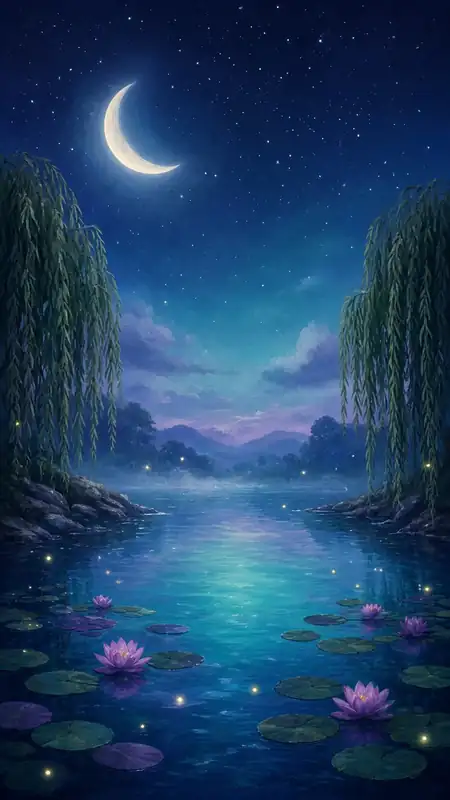
#> input picture art/bg_lagoon.webp, 450 x 800 px; its folder holds only this picture in this run
$ python -i build_art.py   (imports and definitions only)
#> lines starting #> are read from the running program, lines starting #| are printed output that depends on the picture
import sys;sys.path.insert(0,'/workspace/taco-game/art/_tools')
from keylib import load,key,items,fit
from PIL import Image,ImageDraw,ImageFilter,ImageFont,ImageEnhance
import os
G='/workspace/helene-vol2/gen/';O='/workspace/helene-vol2/game/'
import numpy as np
from scipy import ndimage as ndi
def floodkey(img,hard=110):
    a=np.asarray(img).astype(np.float32);kc=np.median(np.concatenate([a[:4].reshape(-1,3),a[-4:].reshape(-1,3)]),axis=0)
    d=np.sqrt(((a-kc)**2).sum(-1));bg=d<hard;lab,n=ndi.label(bg)
    edge=set(np.unique(np.concatenate([lab[0],lab[-1],lab[:,0],lab[:,-1]])))-{0}
    bgc=np.isin(lab,list(edge));bgc=ndi.binary_dilation(bgc,iterations=1)
    solid=~bgc;dark=a.sum(-1)<200;solid=ndi.binary_fill_holes(solid|ndi.binary_closing(dark,iterations=2));bgc=~solid
    al=np.where(bgc,0,255).astype(np.float32);al=ndi.gaussian_filter(al,0.7)
    out=a.copy();band=ndi.binary_dilation(bgc,iterations=3)&~bgc
    lim=np.maximum(out[...,0],out[...,2]);g=out[...,1];m=band&(g>lim+10);g[m]=lim[m]+10
    return Image.fromarray(np.dstack([out.clip(0,255),al]).astype(np.uint8),'RGBA')
def sq(im,S):
    # center a keyed sprite in an SxS cell (pad 6%)
    w,h=im.size;s=(S*0.9)/max(w,h);im=im.resize((max(1,round(w*s)),max(1,round(h*s))),Image.LANCZOS)
    c=Image.new('RGBA',(S,S));c.paste(im,((S-im.size[0])//2,(S-im.size[1])//2),im);return c
# gems atlas: 8 x 112px
# [1 line that did not run here, left out]
S=112;atl=Image.new('RGBA',(S*8,S))
#> atl: PIL image 896x112 RGBA; every value is 0
#> `f=p.crop((300,200,720,620)).resize((160,160),Image.LANCZOS).convert('R..`: m: PIL image 160x160 L; every value is 0
# [13 lines not run here, left out]

>>> import cv2
>>> picture = cv2.imread('../art/bg_lagoon.webp', cv2.IMREAD_GRAYSCALE)
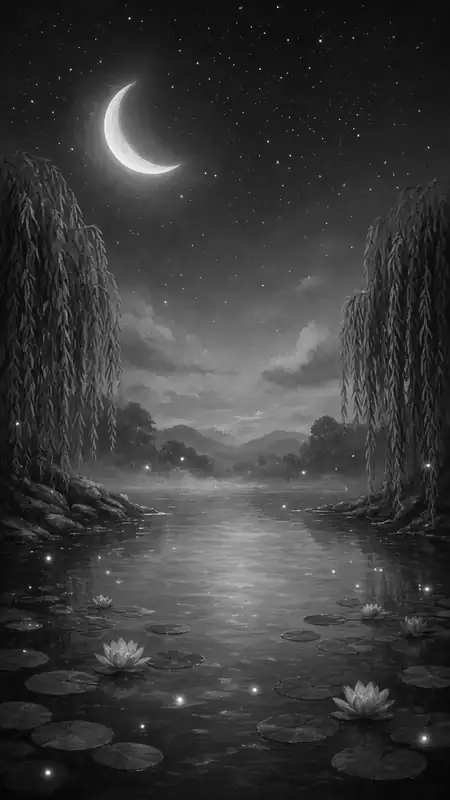
#> picture: shape (800, 450); min 0, max 255, mean 59
>>> result = floodkey(picture)
#> in floodkey, `kc = np.median(np.concatenate([a[:4].reshape(-1, 3), a[-4:].reshape(-1`: kc = [16, 16, 16]
#> (the run stopped early here; a loop or call above may not have finished)

$ run again, on art/bg_orchard.webp
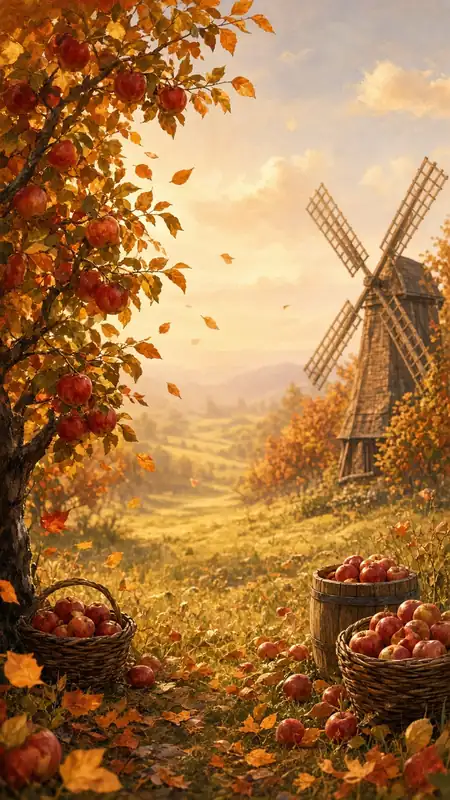
#> input picture art/bg_orchard.webp, 450 x 800 px
#> atl: PIL image 896x112 RGBA; every value is 0
#> m: PIL image 160x160 L; every value is 0
#> `picture = cv2.imread('../art/bg_lagoon.webp', cv2.IMREAD_GRAYSCALE)`:
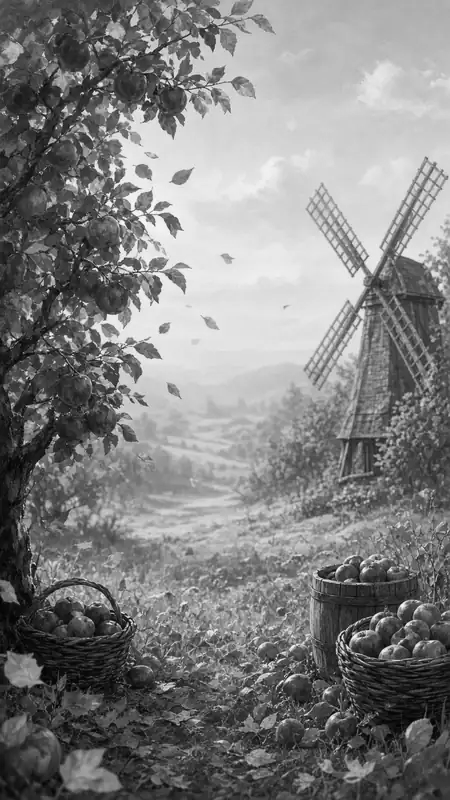
#> picture: shape (800, 450); min 0, max 252, mean 128.2
#> kc = [71.5, 72, 71]

$ run again, on art/bg_palace.webp
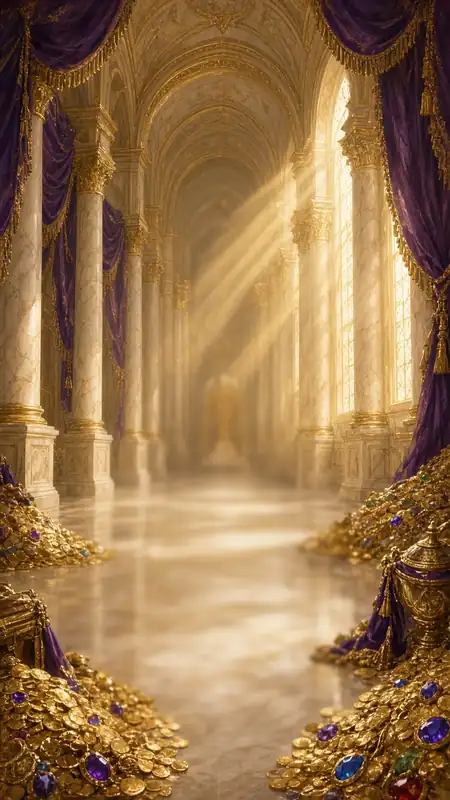
#> input picture art/bg_palace.webp, 450 x 800 px
#> atl: PIL image 896x112 RGBA; every value is 0
#> m: PIL image 160x160 L; every value is 0
#> `picture = cv2.imread('../art/bg_lagoon.webp', cv2.IMREAD_GRAYSCALE)`:
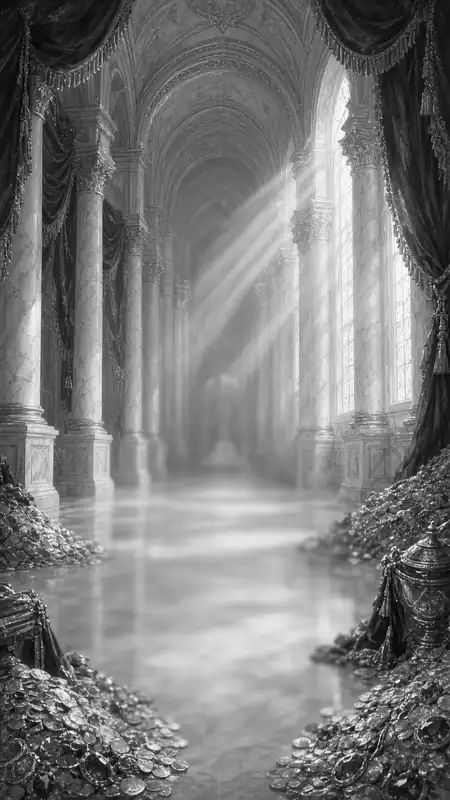
#> picture: shape (800, 450); min 0, max 255, mean 123.6
#> kc = [57, 58, 57]
